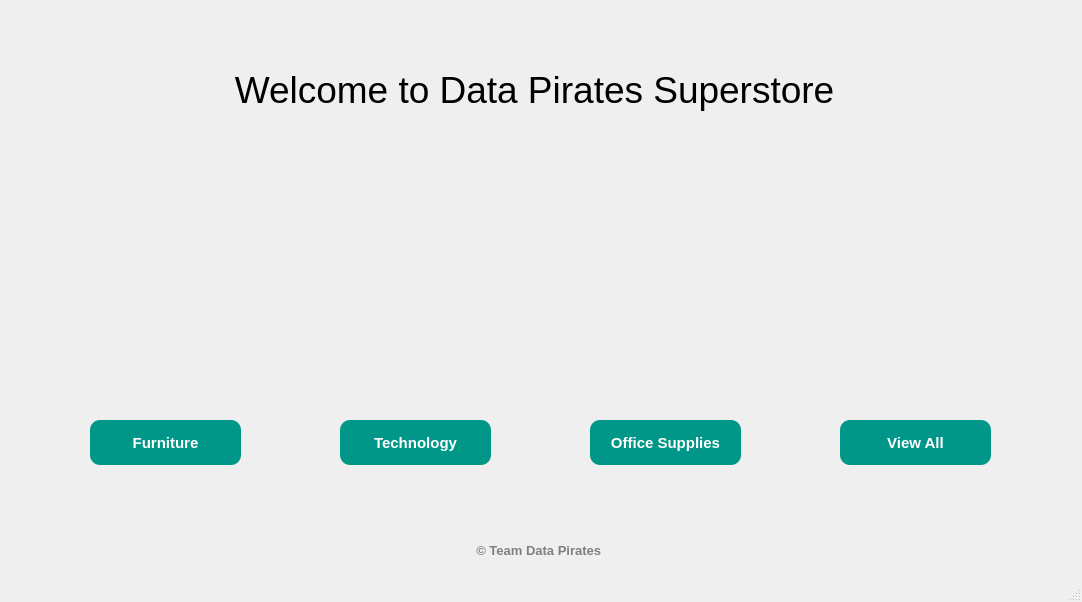
<?xml version="1.0" encoding="UTF-8"?>
<ui version="4.0">
 <class>MainWindow</class>
 <widget class="QMainWindow" name="MainWindow">
  <property name="geometry">
   <rect>
    <x>0</x>
    <y>0</y>
    <width>1082</width>
    <height>602</height>
   </rect>
  </property>
  <property name="sizePolicy">
   <sizepolicy hsizetype="Fixed" vsizetype="Fixed">
    <horstretch>0</horstretch>
    <verstretch>0</verstretch>
   </sizepolicy>
  </property>
  <property name="minimumSize">
   <size>
    <width>1082</width>
    <height>602</height>
   </size>
  </property>
  <property name="maximumSize">
   <size>
    <width>1082</width>
    <height>602</height>
   </size>
  </property>
  <property name="windowTitle">
   <string>Home</string>
  </property>
  <widget class="QWidget" name="centralwidget">
   <widget class="QLabel" name="label">
    <property name="geometry">
     <rect>
      <x>60</x>
      <y>200</y>
      <width>210</width>
      <height>210</height>
     </rect>
    </property>
    <property name="styleSheet">
     <string notr="true"/>
    </property>
    <property name="text">
     <string/>
    </property>
    <property name="pixmap">
     <pixmap>img/furn.png</pixmap>
    </property>
    <property name="scaledContents">
     <bool>true</bool>
    </property>
   </widget>
   <widget class="QLabel" name="label_3">
    <property name="geometry">
     <rect>
      <x>560</x>
      <y>200</y>
      <width>210</width>
      <height>210</height>
     </rect>
    </property>
    <property name="text">
     <string/>
    </property>
    <property name="pixmap">
     <pixmap>img/tech.png</pixmap>
    </property>
    <property name="scaledContents">
     <bool>true</bool>
    </property>
   </widget>
   <widget class="QLabel" name="label_2">
    <property name="geometry">
     <rect>
      <x>310</x>
      <y>200</y>
      <width>210</width>
      <height>210</height>
     </rect>
    </property>
    <property name="text">
     <string/>
    </property>
    <property name="pixmap">
     <pixmap>img/office.png</pixmap>
    </property>
    <property name="scaledContents">
     <bool>true</bool>
    </property>
   </widget>
   <widget class="QLabel" name="label_4">
    <property name="geometry">
     <rect>
      <x>810</x>
      <y>200</y>
      <width>210</width>
      <height>210</height>
     </rect>
    </property>
    <property name="text">
     <string/>
    </property>
    <property name="pixmap">
     <pixmap>img/all.jpg</pixmap>
    </property>
    <property name="scaledContents">
     <bool>true</bool>
    </property>
   </widget>
   <widget class="QPushButton" name="furniture_button">
    <property name="geometry">
     <rect>
      <x>90</x>
      <y>420</y>
      <width>151</width>
      <height>45</height>
     </rect>
    </property>
    <property name="font">
     <font>
      <pointsize>11</pointsize>
      <weight>75</weight>
      <bold>true</bold>
     </font>
    </property>
    <property name="styleSheet">
     <string notr="true">QPushButton {
            border-radius: 10px;
            padding: 5px;
            background-color: #009688;
            color: white;
        }

        QPushButton:hover {
            background-color: #008080;
        }

        QPushButton:pressed {
            background-color: #006666;
        }</string>
    </property>
    <property name="text">
     <string>Furniture</string>
    </property>
   </widget>
   <widget class="QPushButton" name="technology_button">
    <property name="geometry">
     <rect>
      <x>340</x>
      <y>420</y>
      <width>151</width>
      <height>45</height>
     </rect>
    </property>
    <property name="font">
     <font>
      <pointsize>11</pointsize>
      <weight>75</weight>
      <bold>true</bold>
     </font>
    </property>
    <property name="styleSheet">
     <string notr="true">QPushButton {
            border-radius: 10px;
            padding: 5px;
            background-color: #009688;
            color: white;
        }

        QPushButton:hover {
            background-color: #008080;
        }

        QPushButton:pressed {
            background-color: #006666;
        }</string>
    </property>
    <property name="text">
     <string>Technology</string>
    </property>
   </widget>
   <widget class="QPushButton" name="office_button">
    <property name="geometry">
     <rect>
      <x>590</x>
      <y>420</y>
      <width>151</width>
      <height>45</height>
     </rect>
    </property>
    <property name="font">
     <font>
      <pointsize>11</pointsize>
      <weight>75</weight>
      <bold>true</bold>
     </font>
    </property>
    <property name="styleSheet">
     <string notr="true">QPushButton {
            border-radius: 10px;
            padding: 5px;
            background-color: #009688;
            color: white;
        }

        QPushButton:hover {
            background-color: #008080;
        }

        QPushButton:pressed {
            background-color: #006666;
        }</string>
    </property>
    <property name="text">
     <string>Office Supplies</string>
    </property>
   </widget>
   <widget class="QPushButton" name="everything_button">
    <property name="geometry">
     <rect>
      <x>840</x>
      <y>420</y>
      <width>151</width>
      <height>45</height>
     </rect>
    </property>
    <property name="font">
     <font>
      <pointsize>11</pointsize>
      <weight>75</weight>
      <bold>true</bold>
     </font>
    </property>
    <property name="styleSheet">
     <string notr="true">QPushButton {
            border-radius: 10px;
            padding: 5px;
            background-color: #009688;
            color: white;
        }

        QPushButton:hover {
            background-color: #008080;
        }

        QPushButton:pressed {
            background-color: #006666;
        }</string>
    </property>
    <property name="text">
     <string>View All</string>
    </property>
   </widget>
   <widget class="QWidget" name="horizontalLayoutWidget">
    <property name="geometry">
     <rect>
      <x>29</x>
      <y>50</y>
      <width>1011</width>
      <height>80</height>
     </rect>
    </property>
    <layout class="QHBoxLayout" name="horizontalLayout">
     <item>
      <widget class="QLabel" name="label_5">
       <property name="font">
        <font>
         <pointsize>28</pointsize>
        </font>
       </property>
       <property name="text">
        <string>Welcome to Data Pirates Superstore</string>
       </property>
       <property name="alignment">
        <set>Qt::AlignCenter</set>
       </property>
      </widget>
     </item>
    </layout>
   </widget>
   <widget class="QWidget" name="horizontalLayoutWidget_2">
    <property name="geometry">
     <rect>
      <x>30</x>
      <y>510</y>
      <width>1021</width>
      <height>80</height>
     </rect>
    </property>
    <layout class="QHBoxLayout" name="horizontalLayout_6">
     <item>
      <widget class="QLabel" name="label_6">
       <property name="font">
        <font>
         <pointsize>10</pointsize>
         <weight>75</weight>
         <italic>false</italic>
         <bold>true</bold>
        </font>
       </property>
       <property name="styleSheet">
        <string notr="true">QLabel{
	color:grey
}</string>
       </property>
       <property name="text">
        <string>© Team Data Pirates </string>
       </property>
       <property name="alignment">
        <set>Qt::AlignCenter</set>
       </property>
      </widget>
     </item>
    </layout>
   </widget>
  </widget>
  <widget class="QStatusBar" name="statusbar"/>
 </widget>
 <resources>
  <include location="../../project.qrc"/>
 </resources>
 <connections/>
</ui>
